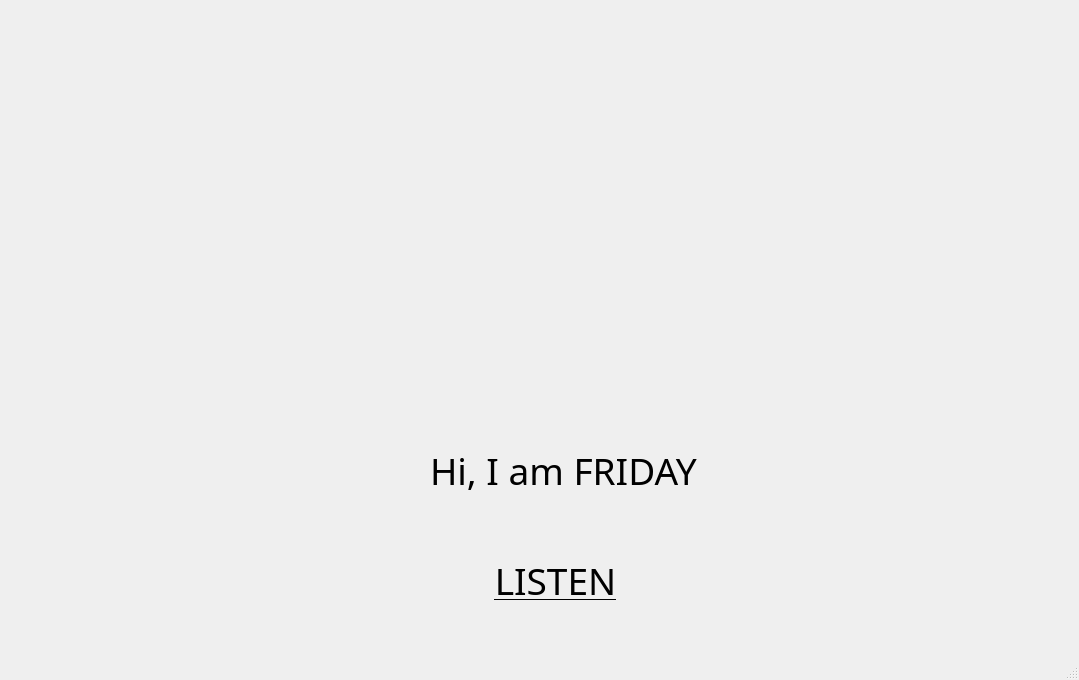
<?xml version="1.0" encoding="UTF-8"?>
<ui version="4.0">
 <class>fridayUI</class>
 <widget class="QMainWindow" name="fridayUI">
  <property name="geometry">
   <rect>
    <x>0</x>
    <y>0</y>
    <width>1079</width>
    <height>680</height>
   </rect>
  </property>
  <property name="windowTitle">
   <string>MainWindow</string>
  </property>
  <widget class="QWidget" name="centralwidget">
   <widget class="QLabel" name="label">
    <property name="geometry">
     <rect>
      <x>0</x>
      <y>0</y>
      <width>1061</width>
      <height>631</height>
     </rect>
    </property>
    <property name="text">
     <string/>
    </property>
    <property name="pixmap">
     <pixmap>cortana.jpg</pixmap>
    </property>
    <property name="scaledContents">
     <bool>true</bool>
    </property>
   </widget>
   <widget class="QLabel" name="label_2">
    <property name="geometry">
     <rect>
      <x>460</x>
      <y>540</y>
      <width>201</width>
      <height>81</height>
     </rect>
    </property>
    <property name="font">
     <font>
      <family>Algerian</family>
      <pointsize>28</pointsize>
      <weight>50</weight>
      <bold>false</bold>
     </font>
    </property>
    <property name="mouseTracking">
     <bool>false</bool>
    </property>
    <property name="text">
     <string/>
    </property>
    <property name="pixmap">
     <pixmap>images1.jpg</pixmap>
    </property>
    <property name="scaledContents">
     <bool>true</bool>
    </property>
   </widget>
   <widget class="QLabel" name="label_3">
    <property name="geometry">
     <rect>
      <x>0</x>
      <y>472</y>
      <width>251</width>
      <height>121</height>
     </rect>
    </property>
    <property name="text">
     <string/>
    </property>
    <property name="pixmap">
     <pixmap>images1.jpg</pixmap>
    </property>
    <property name="scaledContents">
     <bool>true</bool>
    </property>
   </widget>
   <widget class="QLabel" name="label_4">
    <property name="geometry">
     <rect>
      <x>0</x>
      <y>332</y>
      <width>251</width>
      <height>131</height>
     </rect>
    </property>
    <property name="text">
     <string/>
    </property>
    <property name="pixmap">
     <pixmap>images1.jpg</pixmap>
    </property>
    <property name="scaledContents">
     <bool>true</bool>
    </property>
   </widget>
   <widget class="QLabel" name="label_5">
    <property name="geometry">
     <rect>
      <x>-30</x>
      <y>0</y>
      <width>281</width>
      <height>221</height>
     </rect>
    </property>
    <property name="text">
     <string/>
    </property>
    <property name="pixmap">
     <pixmap>61c3-unscreen.gif</pixmap>
    </property>
    <property name="scaledContents">
     <bool>true</bool>
    </property>
   </widget>
   <widget class="QTextBrowser" name="textBrowser">
    <property name="geometry">
     <rect>
      <x>20</x>
      <y>360</y>
      <width>211</width>
      <height>81</height>
     </rect>
    </property>
    <property name="font">
     <font>
      <family>Algerian</family>
      <pointsize>20</pointsize>
     </font>
    </property>
    <property name="styleSheet">
     <string notr="true">background:transparent;
border-radius:none;</string>
    </property>
   </widget>
   <widget class="QTextBrowser" name="textBrowser_2">
    <property name="geometry">
     <rect>
      <x>20</x>
      <y>490</y>
      <width>211</width>
      <height>91</height>
     </rect>
    </property>
    <property name="font">
     <font>
      <family>Algerian</family>
      <pointsize>20</pointsize>
     </font>
    </property>
    <property name="focusPolicy">
     <enum>Qt::StrongFocus</enum>
    </property>
    <property name="styleSheet">
     <string notr="true">background:transparent;
border-radius:none;</string>
    </property>
   </widget>
   <widget class="QLabel" name="label_6">
    <property name="geometry">
     <rect>
      <x>800</x>
      <y>420</y>
      <width>261</width>
      <height>191</height>
     </rect>
    </property>
    <property name="text">
     <string/>
    </property>
    <property name="pixmap">
     <pixmap>8a08-unscreen.gif</pixmap>
    </property>
    <property name="scaledContents">
     <bool>true</bool>
    </property>
   </widget>
   <widget class="QLabel" name="label_7">
    <property name="geometry">
     <rect>
      <x>830</x>
      <y>0</y>
      <width>231</width>
      <height>151</height>
     </rect>
    </property>
    <property name="text">
     <string/>
    </property>
    <property name="pixmap">
     <pixmap>BR-unscreen.gif</pixmap>
    </property>
    <property name="scaledContents">
     <bool>true</bool>
    </property>
   </widget>
   <widget class="QLabel" name="label_8">
    <property name="geometry">
     <rect>
      <x>830</x>
      <y>190</y>
      <width>211</width>
      <height>221</height>
     </rect>
    </property>
    <property name="text">
     <string/>
    </property>
    <property name="pixmap">
     <pixmap>imgonline-preview.png</pixmap>
    </property>
    <property name="scaledContents">
     <bool>true</bool>
    </property>
   </widget>
   <widget class="QLabel" name="label_9">
    <property name="geometry">
     <rect>
      <x>470</x>
      <y>60</y>
      <width>331</width>
      <height>241</height>
     </rect>
    </property>
    <property name="text">
     <string/>
    </property>
    <property name="pixmap">
     <pixmap>6874-unscreen.gif</pixmap>
    </property>
    <property name="scaledContents">
     <bool>true</bool>
    </property>
   </widget>
   <widget class="QPushButton" name="pushButton">
    <property name="geometry">
     <rect>
      <x>460</x>
      <y>560</y>
      <width>191</width>
      <height>41</height>
     </rect>
    </property>
    <property name="font">
     <font>
      <family>Algerian</family>
      <pointsize>28</pointsize>
      <underline>true</underline>
     </font>
    </property>
    <property name="styleSheet">
     <string notr="true">background:transparent;
border-radius:none;</string>
    </property>
    <property name="text">
     <string>LISTEN</string>
    </property>
   </widget>
   <widget class="QLabel" name="label_10">
    <property name="geometry">
     <rect>
      <x>430</x>
      <y>440</y>
      <width>271</width>
      <height>61</height>
     </rect>
    </property>
    <property name="font">
     <font>
      <family>Algerian</family>
      <pointsize>28</pointsize>
      <weight>50</weight>
      <bold>false</bold>
     </font>
    </property>
    <property name="mouseTracking">
     <bool>false</bool>
    </property>
    <property name="text">
     <string>Hi, I am FRIDAY</string>
    </property>
   </widget>
  </widget>
  <widget class="QMenuBar" name="menubar">
   <property name="geometry">
    <rect>
     <x>0</x>
     <y>0</y>
     <width>1079</width>
     <height>21</height>
    </rect>
   </property>
  </widget>
  <widget class="QStatusBar" name="statusbar"/>
 </widget>
 <resources/>
 <connections/>
</ui>
